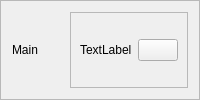
              <widget class="QFrame" name="frame_6">
               <property name="sizePolicy">
                <sizepolicy hsizetype="Preferred" vsizetype="Maximum">
                 <horstretch>0</horstretch>
                 <verstretch>0</verstretch>
                </sizepolicy>
               </property>
               <property name="layoutDirection">
                <enum>Qt::RightToLeft</enum>
               </property>
               <property name="frameShape">
                <enum>QFrame::StyledPanel</enum>
               </property>
               <property name="frameShadow">
                <enum>QFrame::Raised</enum>
               </property>
               <layout class="QHBoxLayout" name="horizontalLayout_3">
                <item>
                 <widget class="QFrame" name="frame_18">
                  <property name="layoutDirection">
                   <enum>Qt::LeftToRight</enum>
                  </property>
                  <property name="frameShape">
                   <enum>QFrame::StyledPanel</enum>
                  </property>
                  <property name="frameShadow">
                   <enum>QFrame::Raised</enum>
                  </property>
                  <layout class="QHBoxLayout" name="horizontalLayout_10">
                   <item>
                    <widget class="QLabel" name="lb_name">
                     <property name="text">
                      <string>TextLabel</string>
                     </property>
                    </widget>
                   </item>
                   <item>
                    <widget class="QPushButton" name="btn_profile">
                     <property name="text">
                      <string/>
                     </property>
                    </widget>
                   </item>
                  </layout>
                 </widget>
                </item>
                <item>
                 <widget class="QLabel" name="label_2">
                  <property name="text">
                   <string>Main</string>
                  </property>
                 </widget>
                </item>
               </layout>
              </widget>
